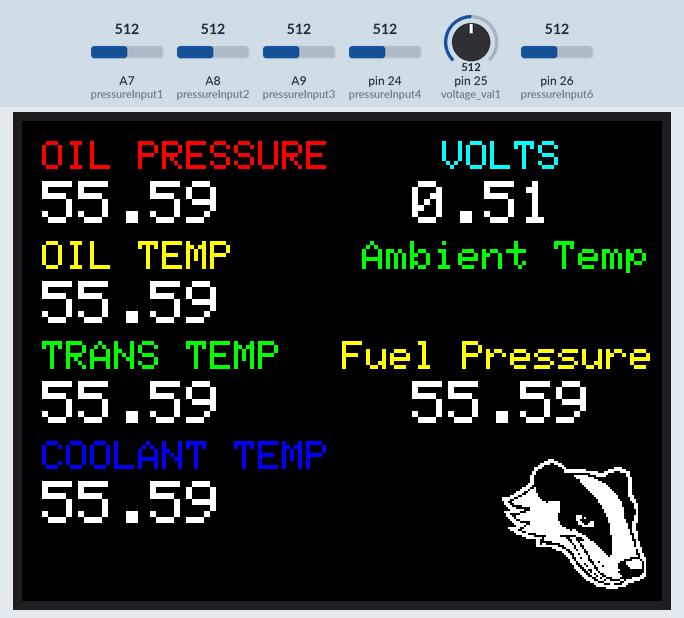
A sketch run on a simulated Teensy 4. Shown: 320×240 colour display. The test bench sets the inputs (shaded band); at power-on: A7 (pressureInput1) = 512, A8 (pressureInput2) = 512, A9 (pressureInput3) = 512, pin 24 (pressureInput4) = 512, pin 25 (voltage_val1) = 512, pin 26 (pressureInput6) = 512.

Above: at 6.4 s.
6.5 s: A7 (pressureInput1) set to 716
At 8.1 s:
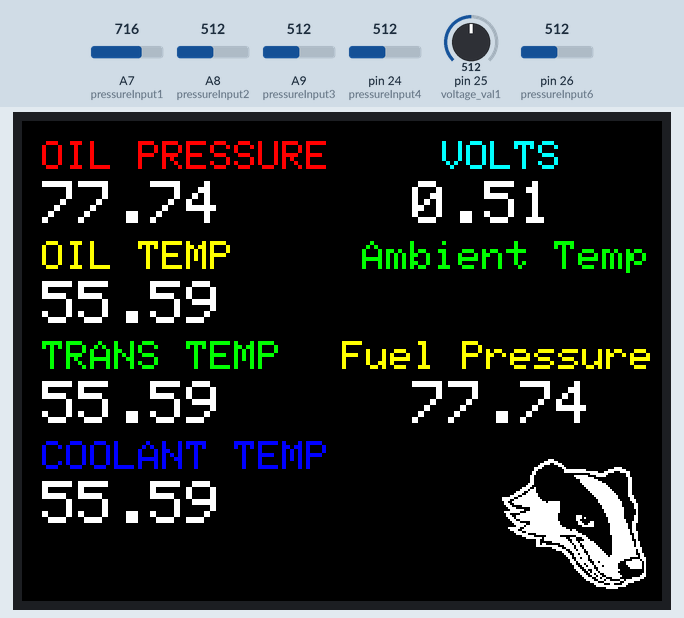
9.0 s: A8 (pressureInput2) set to 716
At 11.2 s:
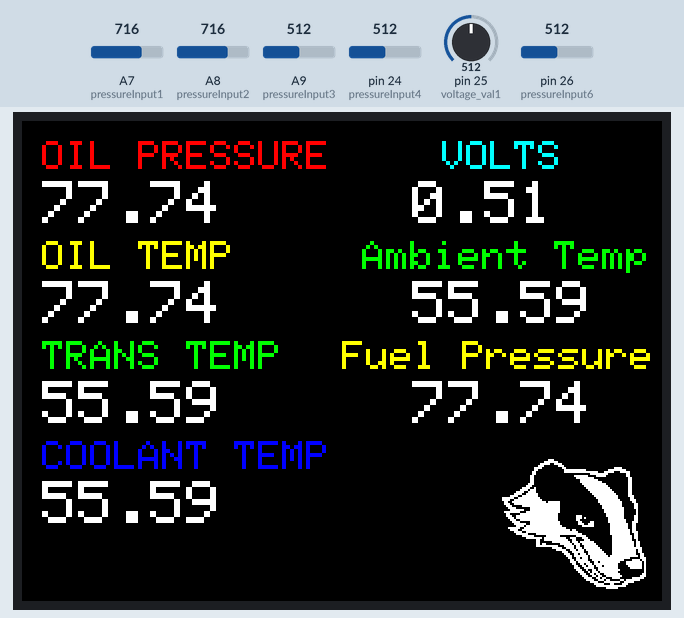
11.5 s: A9 (pressureInput3) set to 716
At 12.5 s:
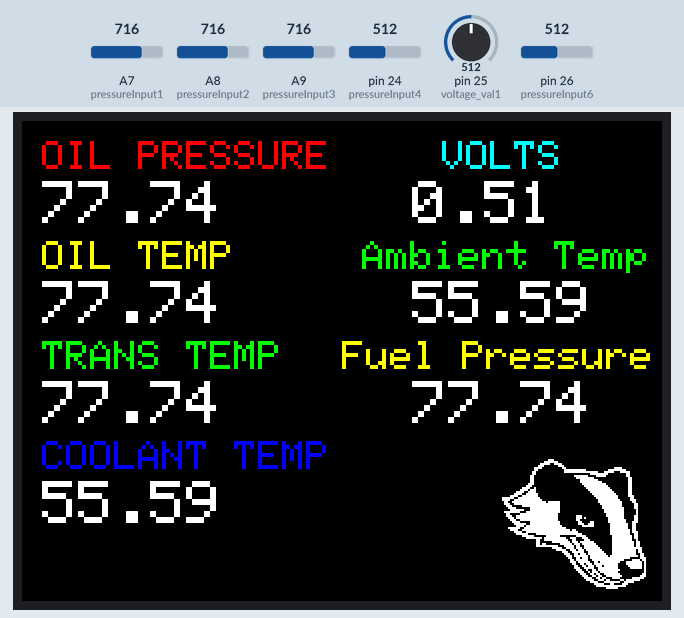
13.2 s: pin 24 (pressureInput4) set to 716
At 13.9 s:
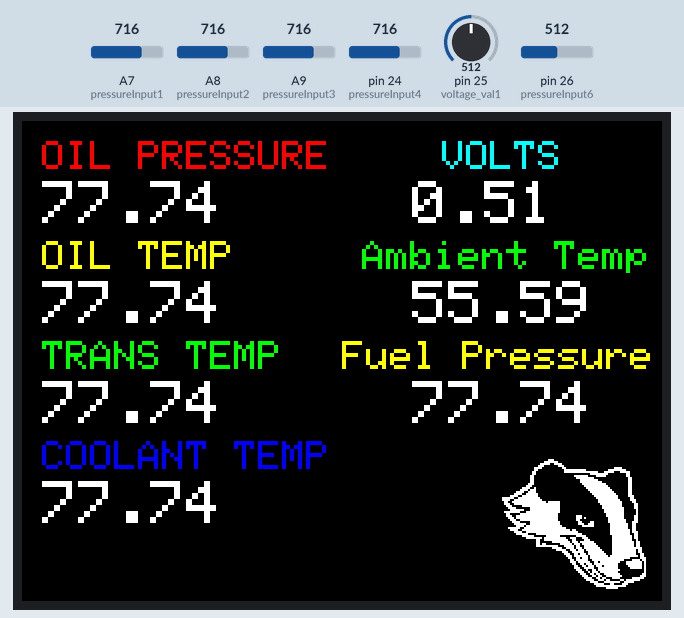
14.7 s: pin 25 (voltage_val1) set to 716
At 16.6 s:
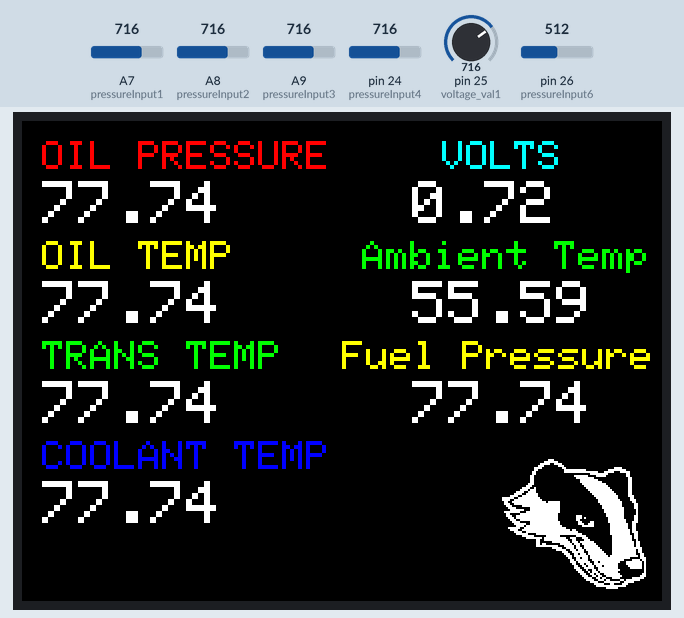
16.9 s: pin 26 (pressureInput6) set to 716
At 21.3 s:
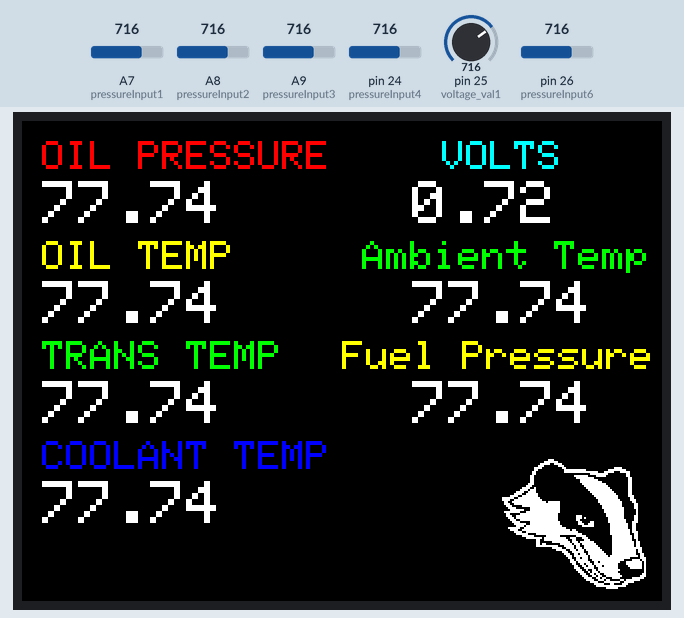
Timing chart, 0 to 22.5 s (numbered marks = the images above; inputs shaded):
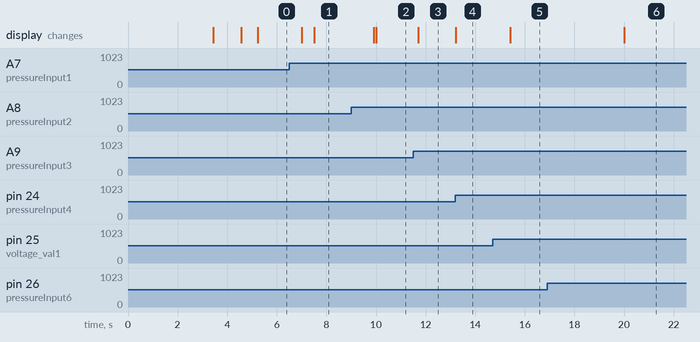

Measured:
- after the input at 6.5 s, the display: first changes after 0.51 s (image 1 shows a later state)
- after the input at 9.0 s, the display: first changes after 0.90 s (image 2 shows a later state)
- after the input at 11.5 s, the display: changes after 0.20 s (image 3)
- after the input at 13.2 s, the display: changes at once (image 4)
- after the input at 14.7 s, the display: changes after 0.71 s (image 5)
- after the input at 16.9 s, the display: changes after 3.1 s (image 6)

The sketch:

essuresensor_on_teensy_VERSION_4_screens_copy_20241021005022.ino
```cpp
//must use adafruit gfx 1.5.3 to compile, newer versions broke tftlcd
#include <ILI9341_t3.h>
#include "logo.h" //logo bitmap here
#include "inputs.h" //sensor inputs here
#include "splashscreen.h" //hbms splashscreen logo here

//LCD SETUP
#define TFT_DC      9
#define TFT_CS      10
#define TFT_RST    255  // 255 = unused, connect to 3.3V
#define TFT_MOSI    11
#define TFT_SCLK    13
#define TFT_MISO    12

//Color setup
#define BLACK   0x0000
#define BLUE    0x001F
#define RED     0xF800
#define GREEN   0x07E0
#define CYAN    0x07FF
#define MAGENTA 0xF81F
#define YELLOW  0xFFE0
#define WHITE   0xFFFF

//function wait definitions, set values for each sensor in millis
#define SENSOR_INTERVAL1 700 //oil pressure
#define SENSOR_INTERVAL2 1100 //oil temp
#define SENSOR_INTERVAL3 1300 //trans temp
#define SENSOR_INTERVAL4 1200 //coolant temp
#define SENSOR_INTERVAL5 2200 //voltage
#define SENSOR_INTERVAL6 10000 //ambient temp
#define SENSOR_INTERVAL7 1250 //fuel pressure

unsigned long time_1 = 0;
unsigned long time_2 = 0;
unsigned long time_3 = 0;
unsigned long time_4 = 0;
unsigned long time_5 = 0;
unsigned long time_6 = 0;
unsigned long time_7 = 0;

//for PJRC 2.8tft screen
ILI9341_t3 tft = ILI9341_t3(TFT_CS, TFT_DC, TFT_RST, TFT_MOSI, TFT_SCLK, TFT_MISO);

//sensor inputs were here, moved to inputs.h
//bring functions over from tabs, must call otherwise random errors can occur
void oilpressure();
void oiltemp();
void transtemp();
void coolanttemp();
void voltage();
void ambientairtemp();
void fuelpressure();
void projecttitle();
void drawsensortitle();
void AllSensorScreen();

void setup()
  {
  tft.begin(); //must include this begin point, but no 0x9341 needed like other elegoo ili9341 screen
  tft.setRotation(3);
  tft.fillScreen(BLACK);
  projecttitle("Pressure Project ", WHITE);
  delay(1000);
  projecttitle_clear("Pressure Project ", BLACK);
  delay(2000);
  tft.fillScreen(BLACK);
  delay(1000);
  tft.drawBitmap(30, 20, SPLASH, 250, 200, WHITE); //WHOLE SCREEN IMAGE
  delay(550);
  tft.fillScreen(BLACK); // way faster than drawing a black bitmap
  tft.drawBitmap(240, 165, Badger, 72, 72, WHITE); //bottom right
  drawsensortitle("", WHITE); //must declare color but color set in function
  //tft.drawBitmap(240, 165, Badger, 72, 72, WHITE); //bottom right
}

void loop()
    {
    if(millis() >= time_1 + SENSOR_INTERVAL1)
    {
      time_1 +=SENSOR_INTERVAL1;
      oilpressure("", WHITE); //oil pressure
    }

    if(millis() >= time_2 + SENSOR_INTERVAL2)
    {
      time_2 +=SENSOR_INTERVAL2;
      oiltemp("", WHITE); //oil temp
    }

    if(millis() >= time_3 + SENSOR_INTERVAL3)
    {
      time_3 +=SENSOR_INTERVAL3;
      transtemp("", WHITE); //trans temp
    }

    if(millis() >= time_4 + SENSOR_INTERVAL4)
    {
      time_4 +=SENSOR_INTERVAL4;
      coolanttemp("", WHITE); //coolant temp
    }

    if(millis() >= time_5 + SENSOR_INTERVAL5)
    {
      time_5 +=SENSOR_INTERVAL5;
      voltage("", WHITE); //voltage
    }

    if(millis() >= time_6 + SENSOR_INTERVAL6)
    {
      time_6 +=SENSOR_INTERVAL6;
      ambientairtemp("", WHITE); //ambient air temp
    }

    if(millis() >= time_7 + SENSOR_INTERVAL7)
    {
      time_7 +=SENSOR_INTERVAL7;
      fuelpressure("", WHITE); //fuel pressure
    }
}
```

inputs.h
```cpp
//sensor and code taken from ovens garage, now modified
const int pressureInput1 = A7; //select the analog input pin for oil pressure
const int pressureInput2 = A8; //select the analog input pin for oil temp
const int pressureInput3 = A9; //select the analog input pin for trans temp
const int pressureInput4 = A10; //select the analog input pin for coolant temp
const int voltage_val1 = A11; //select the analog input pin for voltage
const int pressureInput6 = A12; //select the analog input pin for ambient temp
const int pressureInput7 = A13; //select the analog input pin for fuel pressure

//pressure transducer variables, 102.4 original pressure zero but changed to 0 for testing
const int pressureZero = 0; //analog reading of pressure transducer at 0psi
const int pressureMax = 921.6; //analog reading of pressure transducer at 100psi
const int pressuretransducermaxPSI = 100; //psi value of transducer being used
float pressureValue = 0; //variable to store the value coming from the pressure transducers
float voltage_value = 0; //variable to store value coming from A11 pin for voltage
```

screen_functions.ino
```cpp
void projecttitle(char *text, uint16_t color) {
  tft.setCursor(15,30);
  tft.setTextColor(WHITE, BLACK);
  tft.setTextSize(3);
  tft.print(text);
  delay(100);
}

void projecttitle_clear(char *text, uint16_t color) {
  tft.setCursor(15,30);
  tft.setTextColor(WHITE, WHITE);
  tft.setTextSize(3);
  tft.print(text);
  delay(100);
}

void drawsensortitle(char *text, uint16_t color) {
  tft.setCursor(10, 10);
  tft.setTextColor(RED);
  tft.setTextSize(2);
  tft.print("OIL PRESSURE "); //Oil Pressure
  tft.setCursor(10, 60);
  tft.setTextColor(YELLOW);
  tft.setTextSize(2);
  tft.print("OIL TEMP "); //Oil Temp
  tft.setCursor(10, 110);
  tft.setTextColor(GREEN);
  tft.setTextSize(2);
  tft.print("TRANS TEMP "); //Transmission Temp
  tft.setCursor(10, 160);
  tft.setTextColor(BLUE);
  tft.setTextSize(2);
  tft.print("COOLANT TEMP "); //Coolant temp
  tft.setCursor(210, 10);
  tft.setTextColor(CYAN);
  tft.setTextSize(2);
  tft.print("VOLTS "); //Vehicle Voltage
  tft.setCursor(170, 60);
  tft.setTextColor(GREEN);
  tft.setTextSize(2);
  tft.print("Ambient Temp"); //Ambient Voltage
  tft.setCursor(160, 110);
  tft.setTextColor(YELLOW);
  tft.setTextSize(2);
  tft.print("Fuel Pressure"); //Fuel Pressure

}
```

sensor_functions.ino
```cpp
//see inputs.h for more information on variable names

void oilpressure(char *text, uint16_t color)
{
  pressureValue = analogRead(pressureInput1); //reads value from input pin and assigns to variable
  pressureValue = ((pressureValue-pressureZero)*pressuretransducermaxPSI)/(pressureMax-pressureZero);
  //conversion equation to convert analog reading to psi
  tft.setCursor(10,30);
  tft.setTextColor(WHITE, BLACK);
  tft.setTextSize(3);
  tft.print(pressureValue);
  //delay(50);
};

void oiltemp(char *text, uint16_t color) { //change to thermistor
  pressureValue = analogRead(pressureInput2); //reads value from input pin and assigns to variable
  pressureValue = ((pressureValue-pressureZero)*pressuretransducermaxPSI)/(pressureMax-pressureZero);
  //conversion equation to convert analog reading to psi
  tft.setCursor(10,80);
  tft.setTextColor(WHITE, BLACK);
  tft.setTextSize(3);
  tft.print(pressureValue);
  //delay(100);
};

void transtemp(char *text, uint16_t color) { //change to thermistor
  pressureValue = analogRead(pressureInput3); //reads value from input pin and assigns to variable
  pressureValue = ((pressureValue-pressureZero)*pressuretransducermaxPSI)/(pressureMax-pressureZero);
  //conversion equation to convert analog reading to psi
  tft.setCursor(10,130);
  tft.setTextColor(WHITE, BLACK);
  tft.setTextSize(3);
  tft.print(pressureValue);
  //delay(100);
}

void coolanttemp(char *text, uint16_t color) { //change to thermistor
  pressureValue = analogRead(pressureInput4); //reads value from input pin and assigns to variable
  pressureValue = ((pressureValue-pressureZero)*pressuretransducermaxPSI)/(pressureMax-pressureZero);
  //conversion equation to convert analog reading to psi
  tft.setCursor(10,180);
  tft.setTextColor(WHITE, BLACK);
  tft.setTextSize(3);
  tft.print(pressureValue);
  //delay(500);
}

void voltage(char *text, uint16_t color) //needs an analog read
{
  voltage_value = analogRead(voltage_val1);
  tft.setCursor(195,30);
  tft.setTextColor(WHITE, BLACK);
  tft.setTextSize(3);
  tft.print(voltage_value/1000); //reading directly from pin in millivolts
  //delay(500);
}

void ambientairtemp(char *text, uint16_t color) { //change to thermistor
  pressureValue = analogRead(pressureInput6); //reads value from input pin and assigns to variable
  pressureValue = ((pressureValue-pressureZero)*pressuretransducermaxPSI)/(pressureMax-pressureZero);
  //conversion equation to convert analog reading to psi
  tft.setCursor(195, 80);
  tft.setTextColor(WHITE, BLACK);
  tft.setTextSize(3);
  tft.print(pressureValue);
  //delay(500);
}

void fuelpressure(char *text, uint16_t color)
{
  pressureValue = analogRead(pressureInput1); //reads value from input pin and assigns to variable
  pressureValue = ((pressureValue-pressureZero)*pressuretransducermaxPSI)/(pressureMax-pressureZero);
  //conversion equation to convert analog reading to psi
  tft.setCursor(195,130);
  tft.setTextColor(WHITE, BLACK);
  tft.setTextSize(3);
  tft.print(pressureValue); //can subtract from this value to bring closer to 0 with no pressure
  //delay(50);
};
```

Source omitted: logo.h (data table, 4074 bytes), plashscreen.h (data table, 235595 bytes)
